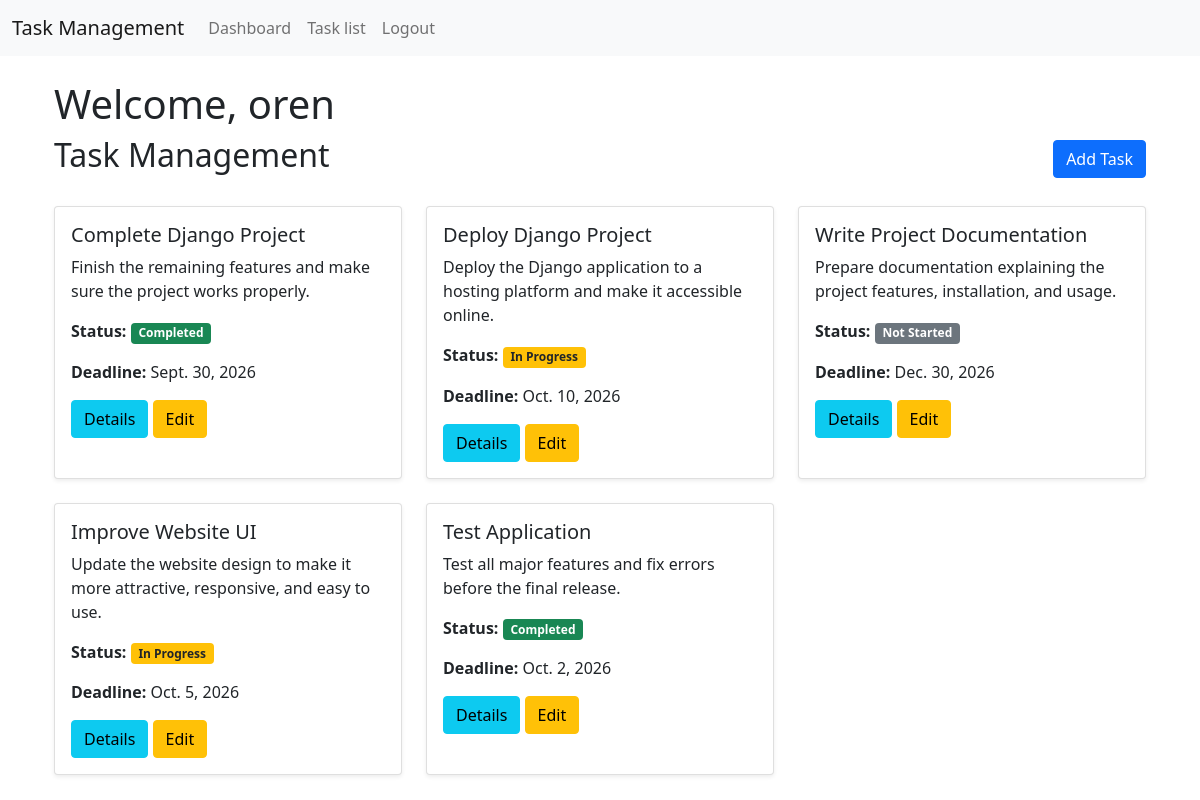
The page /dashboard/ (signed in) on the database its author committed.
### TaskHub/models.py (models this page shows, shortened)
class UserModel(AbstractUser):
    full_name = models.CharField(max_length=200, null=True)

class TaskModel(models.Model):
    STATUS_TYPE =[
        ('not_started','not_started'),
        ('in_progress','in_progress'),
        ('completed','completed'),
    ]
    title = models.CharField(max_length=100,null=True)
    description = models.TextField(null=True)
    status = models.CharField(choices=STATUS_TYPE,max_length=20,null=True)
    deadline = models.DateField(null=True)
    created_by = models.ForeignKey(
        UserModel,
        on_delete=models.CASCADE,
        null=True,
        related_name='user_task'
    )

### TaskHub/views.py (the view)
# urls.py: path('dashboard/', home, name='home'),
@login_required
def home(request):
    task_data = TaskModel.objects.all()
    context = {
        'task_data': task_data
    }
    return render(request, 'pages/home.html', context)

### TaskHub/templates/pages/home.html
{% extends 'master/base.html' %}
{% block content %}
<div class="container mt-4">
    <h1>Welcome, {{request.user.username}}</h1>
    <div class="d-flex justify-content-between align-items-center mb-4">
        <h2>Task Management</h2>
        <a href="{% url 'add_task' %}" class="btn btn-primary">Add Task</a>
    </div>
    <div class="row">
        {% for data in task_data %}
        <div class="col-md-4 mb-4">
            <div class="card shadow-sm h-100">
                <div class="card-body">
                    <h5 class="card-title">{{ data.title }}</h5>
                    <p class="card-text">{{ data.description|truncatewords:20 }}</p>
                    <p>
                        <strong>Status:</strong>
                        {% if data.status == 'not_started' %}
                            <span class="badge bg-secondary">Not Started</span>
                        {% elif data.status == 'in_progress' %}
                            <span class="badge bg-warning text-dark">In Progress</span>
                        {% elif data.status == 'completed' %}
                            <span class="badge bg-success">Completed</span>
                        {% endif %}
                    </p>
                    <p>
                        <strong>Deadline:</strong>
                        {{ data.deadline }}
                    </p>
                    <a href="{% url 'task_detail' data.id %}" class="btn btn-info">Details</a>
                    <a href="{% url 'edit_task' data.id %}" class="btn btn-warning">Edit</a>
                </div>
            </div>
        </div>
        {% empty %}
        <div class="alert alert-info">No tasks available.</div>
        {% endfor %}
    </div>
</div>
{% endblock %}

### TaskHub/templates/master/base.html (shortened to what this page needs)
<!doctype html>
<html lang="en">
  <head>
    <link href="https://cdn.jsdelivr.net/npm/bootstrap@5.0.2/dist/css/bootstrap.min.css" rel="stylesheet">
  </head>
  <body>
    {% include 'master/nav.html' %}
    <div class="container">
        {% block content %}
        {% endblock content %}
    </div>
  </body>
</html>

### TaskHub/templates/master/nav.html (shortened to what this page needs)
<nav class="navbar navbar-expand-lg navbar-light bg-light">
  <div class="container-fluid">
    <a class="navbar-brand" href="#">Task Management</a>
    <div class="collapse navbar-collapse" id="navbarNav">
      <ul class="navbar-nav">
        {% if request.user.is_authenticated %}
          <li class="nav-item">
            <a class="nav-link" href="{% url 'home' %}">Dashboard</a>
          </li>
          <li class="nav-item">
            <a class="nav-link" href="{% url 'task_list' %}">Task list</a>
          </li>
          <li class="nav-item">
            <a class="nav-link" href="{% url 'logout_page' %}">Logout</a>
          </li>
        {% endif %}
      </ul>
    </div>
  </div>
</nav>

### rows shown on the page
UserModel: user.username "oren"
TaskModel: title "Complete Django Project", description "Finish the remaining features and make sure the project works properly.", status "Completed", deadline "Sept. 30, 2026"
TaskModel: title "Deploy Django Project", description "Deploy the Django application to a hosting platform and make it accessible online.", status "In Progress", deadline "Oct. 10, 2026"
TaskModel: title "Write Project Documentation", description "Prepare documentation explaining the project features, installation, and usage.", status "Not Started", deadline "Dec. 30, 2026"
TaskModel: title "Improve Website UI", description "Update the website design to make it more attractive, responsive, and easy to use.", status "In Progress", deadline "Oct. 5, 2026"
TaskModel: title "Test Application", description "Test all major features and fix errors before the final release.", status "Completed", deadline "Oct. 2, 2026"
